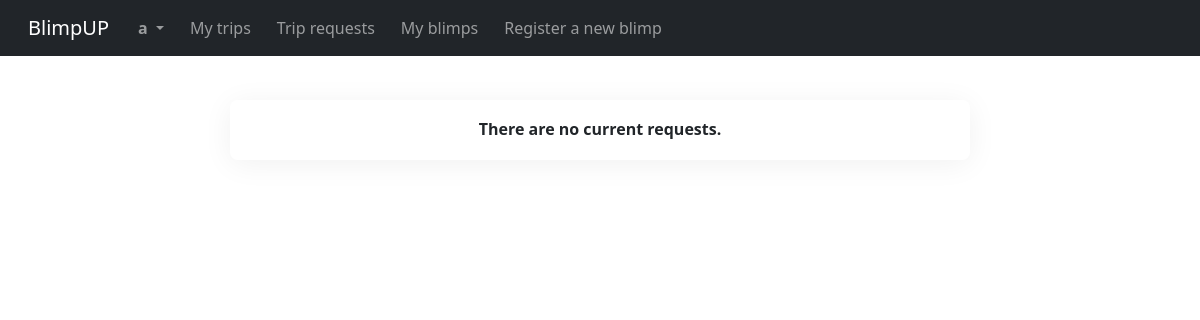
The page /trip_requests (signed in) on the database as committed earlier.
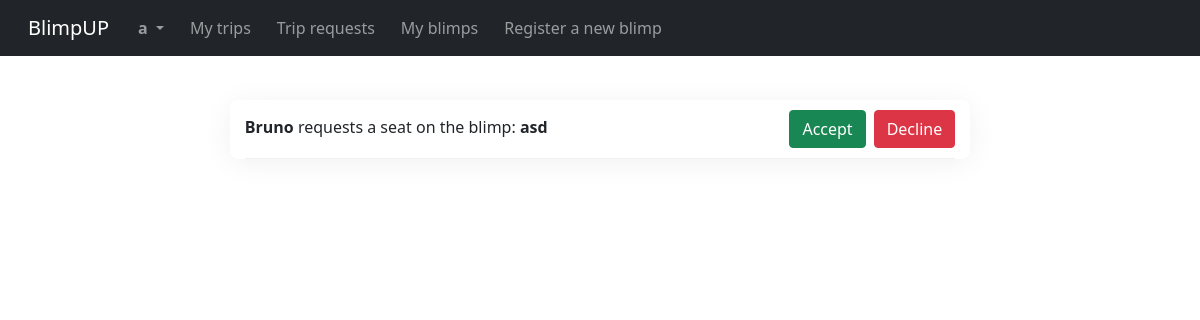
The same page on the database as committed later.
### blimpUP/models.py (models this page shows)
class User(AbstractUser):
    PASSENGER = "passenger"
    OWNER = "owner"
    ACCOUNT_TYPE = [
        (PASSENGER, 'passenger'),
        (OWNER, 'owner'),
    ]
    account_type = models.CharField(max_length=32, choices=ACCOUNT_TYPE, default=PASSENGER)

class Passenger(models.Model):
    user = models.ForeignKey(User, on_delete=CASCADE, related_name="is_passenger")
    owner = models.ForeignKey(User, on_delete=CASCADE, related_name="requests")
    blimp = models.ForeignKey(Blimp, on_delete=CASCADE, null=True, related_name="passengers")
    AWAITING = 'awaiting'
    ACCEPTED = 'accepted'
    STATUSES = [
        (AWAITING, 'awaiting'),
        (ACCEPTED, 'accepted'),
    ]
    status = models.CharField(max_length=32, choices=STATUSES, default=AWAITING)

class Blimp(models.Model):
    id = models.AutoField(primary_key=True, editable=True)
    owner = models.ForeignKey(User, on_delete=models.CASCADE, related_name="blimps")
    blimpname = models.TextField(max_length=100)
    price = models.DecimalField(decimal_places=2, max_digits=13)
    description = models.TextField(max_length=1000)
    capacity = models.DecimalField(decimal_places=0, max_digits=4)
    filled_capacity = models.IntegerField(default=0)
    dock = models.TextField(max_length=80, default="None")
    image = models.ImageField(upload_to="blimpUP")
    average_rating = models.DecimalField(decimal_places=1, max_digits=2, default=None, null=True )
    longitude = models.TextField(max_length=40, default=0)
    latitude = models.TextField(max_length=40, default=0)
    WAITING = 'waiting'
    IN_USE = 'in_use'
    STATUSES = [
        (WAITING, 'waiting'),
        (IN_USE, 'in_use'),
    ]
    status = models.CharField(max_length=32, choices=STATUSES, default=WAITING)

### blimpUP/views.py (the view)
# urls.py: path("trip_requests", views.trip_requests, name="trip_requests"),
@login_required(login_url='/login')
def trip_requests(request):
    message = ""
    if request.method == "POST": # The POST method works along with javascript
        body_unicode = request.body.decode('utf-8')
        try:
            id = int(loads(body_unicode)["id"])
        except ValueError:
            message = "Error: id value error"
        username = loads(body_unicode)["username"]
        choice = loads(body_unicode)["choice"]
        if type(id) == int and username and choice in ["accept", "decline"] and not message:
            try:
                passenger = Passenger.objects.filter(user=User.objects.get(username=username), blimp=Blimp.objects.get(id=id), owner=request.user)[:1].get()
                if choice == "accept":
                    passenger.status = "accepted"
                    passenger.blimp.filled_capacity += 1
                    passenger.blimp.save()
                    passenger.save()
                    message = "OK"
                else: # Else delete the passenger
                    passenger.delete()
                    message = "OK"
            except ObjectDoesNotExist:
                message = "Error: passenger object does not exist"
        else:
            message = "Error: request not valid"
        return HttpResponse(message) # Text response for javascript
    else:
        requests = Passenger.objects.filter(owner=request.user)
        trips = []
        for user_request in requests:
            if user_request.status == "awaiting":
                trips.append(user_request)
        return render(request, "blimpUP/trip_requests.html", {
            "trip_requests": trips,
            "message": message
        })

### blimpUP/templates/blimpUP/trip_requests.html (shortened to what this page needs)
{% extends "blimpUP/layout.html" %}
{% block body %}
    <div id="page-body">
        <div id="page-container" style="padding-top: 0px; padding-bottom: 0px;">
            {% for trip_request in trip_requests %}
                <div class="request-info">
                    <div class="triprequest-content">
                        <b>{{ trip_request.user }}</b>&nbsp;requests a seat on the blimp:&nbsp;<b>{{ trip_request.blimp.blimpname }}</b>
                    </div>
                    <div class="requests-btns">
                        <form class="requests-form">
                            <button onclick="trip_requests(event)" class="btn btn-success request-btn">Accept</button>
                        </form>
                        <form class="requests-form">
                            <button onclick="trip_requests(event)" class="btn btn-danger request-btn">Decline</button>
                        </form>
                    </div>
                </div>
            {% empty %}
                <div style="height: 60px; text-align: center; top: 17px"><b>There are no current requests.</b></div>
            {% endfor %}
        </div>
    </div>
{% endblock %}

### blimpUP/templates/blimpUP/layout.html (shortened to what this page needs)
{% load static %}
<!DOCTYPE html>
<html lang="en">
    <head>
        <link rel="stylesheet" href="https://stackpath.bootstrapcdn.com/bootstrap/4.4.1/css/bootstrap.min.css">
        <link href="{% static 'blimpUP/styles.css' %}" rel="stylesheet">
        <link href="https://cdn.jsdelivr.net/npm/bootstrap@5.0.2/dist/css/bootstrap.min.css" rel="stylesheet">
        <link href='https://api.mapbox.com/mapbox-gl-js/v2.7.0/mapbox-gl.css' rel='stylesheet' />
    </head>
    <body>
        <nav class="navbar navbar-expand-lg navbar-dark bg-dark">
            <div class="container-fluid">
                <a href="{% url 'index' %}" class="navbar-brand">BlimpUP</a>
                <div class="collapse navbar-collapse" id="navbarCollapse">
                    <div class="navbar-nav">
                        {% if user.is_authenticated %}
                            <div class="navbar-nav dropdown">
                                <a class="nav-link dropdown-toggle" role="button" data-toggle="dropdown" aria-haspopup="true" aria-expanded="false">
                                    <b>{{ request.user }}</b>
                                </a>
                            </div>
                                <a href="{% url 'my_trips' %}" class="nav-item nav-link">My trips</a>
                            {% if user.account_type == 'owner' %}
                                <a href="{% url 'trip_requests' %}" class="nav-item nav-link">Trip requests</a>
                                <a href="{% url 'my_blimps' %}" class="nav-item nav-link">My blimps</a>
                                <a href="{% url 'register_blimp' %}" class="nav-item nav-link">Register a new blimp</a>
                            {% endif %}
                        {% endif %}
                    </div>
                </div>
            </div>
        </nav>
        {% block body %}
        {% endblock %}
    </body>
</html>

### blimpUP/static/blimpUP/styles.css (style rules this page uses)
*, *::before, *::after { margin: 0; padding: 0; position: relative; }
.nav-item, .dropdown { margin-left: 5px; margin-right: 5px; }
.navbar { position: fixed !important; top: 0 !important; width: 100% !important; z-index: 1000 !important; }
#page-body { display: grid; grid-template-columns: minmax(0rem, 14.4rem) minmax(40rem, 1fr) minmax(0rem, 14.4rem); grid-template-rows: repeat(auto, 1fr); grid-template-areas: "space1 requests space2"; }
#page-container { position: relative; top: 100px; padding: 0.9rem; max-width: 100vw; justify-content: center; border-radius: 8px; box-shadow: 0 4px 30px rgba(0,0,0,.06); display: grid; grid-area: requests; grid-template-columns: minmax(200px, 1fr); grid-template-rows: min-content; }
* { box-sizing: border-box; }
.request-info { border-bottom: 1px solid rgba(0,0,0,.06); padding-top: 15px; padding-bottom: 10px; word-break: break-word; width: 100%; transition: opacity 0.5s; display: grid; grid-gap: 1%; grid-template-columns: 9fr minmax(min-content, 4fr); grid-template-rows: auto; }
.request-content, .triprequest-content { word-break: break-word; width: 100%; }
.triprequest-content { min-width: 120px; }
.requests-btns { justify-self: flex-end; align-items: center; display: flex; flex-wrap: wrap; row-gap: 0.7rem; column-gap: 0.5rem; min-width: min-content; max-width: max-content; width: 100%; height: 100%; }
.request-btn { min-width: max-content; margin-top: -5px; word-break: none; }

Rows that differ between the two databases and show on the page:
added Passenger: user "Bruno", blimp.blimpname "asd"
Other text that changed with them:
text no longer shown: "There are no current requests."
